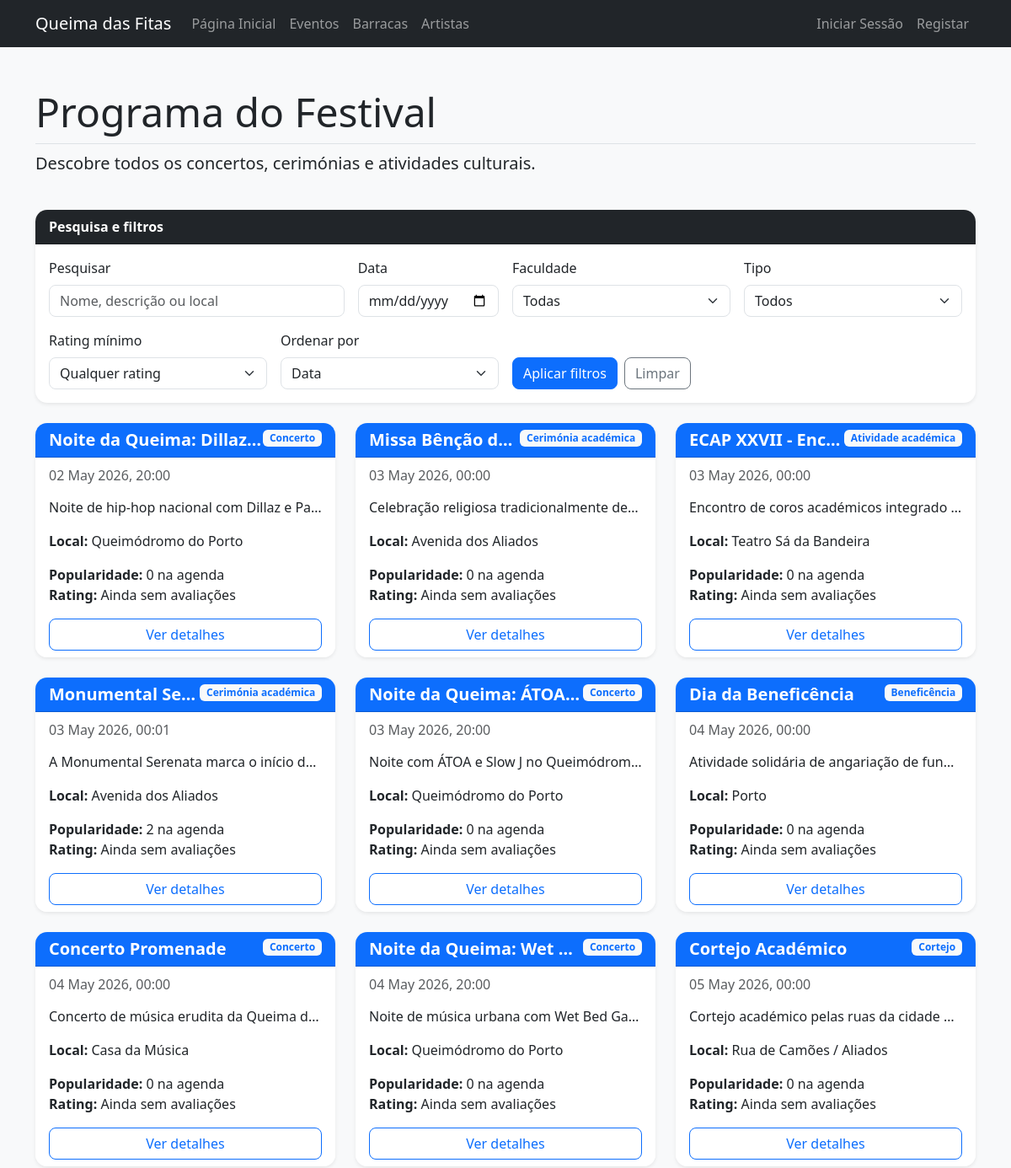
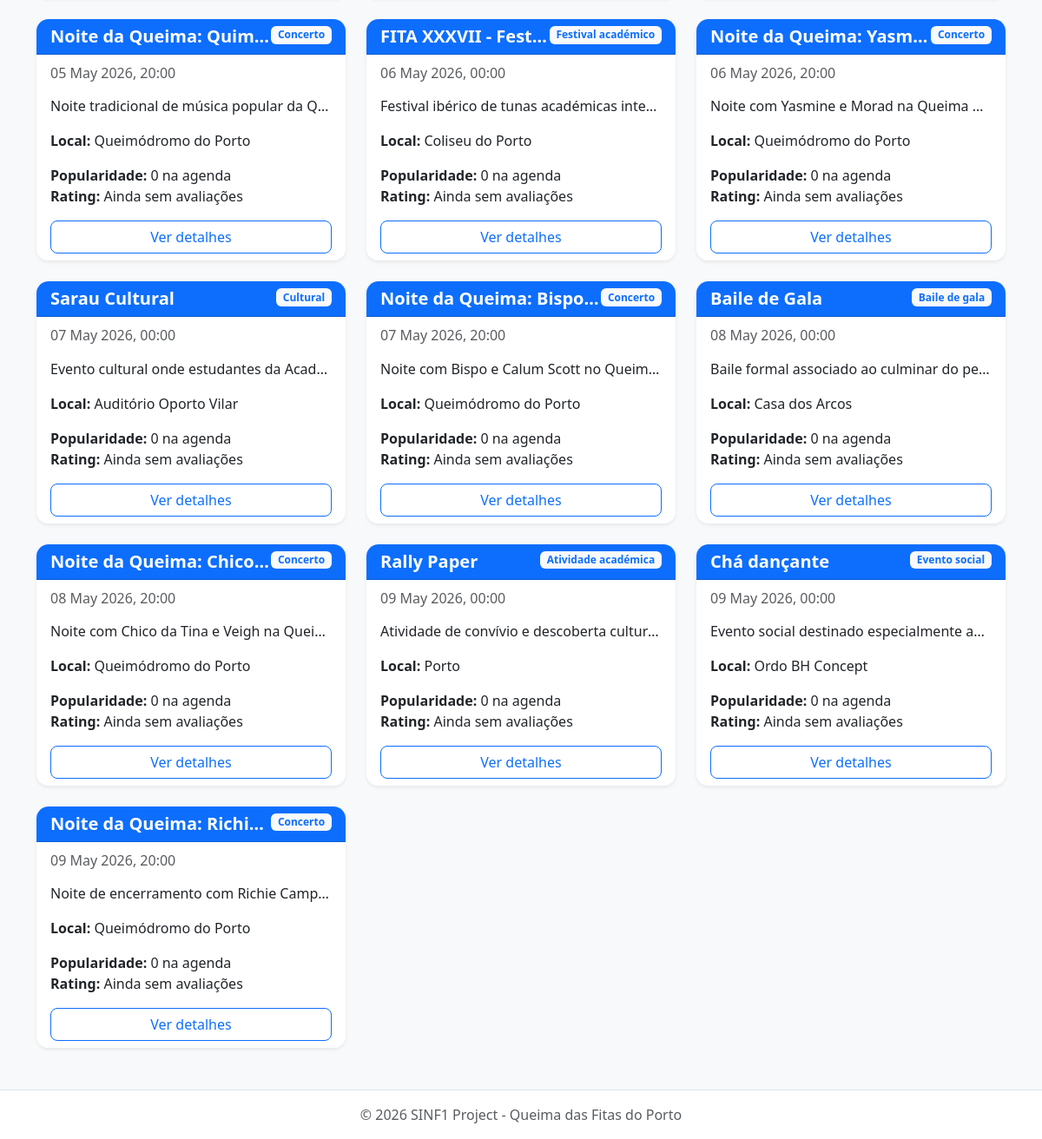
Page /public/UserInterface/events.php on the committed database (2 pictures, top to bottom).
### tables this page shows
CREATE TABLE `event` (
  `id_event` int(11) NOT NULL,
  `name` varchar(100) NOT NULL,
  `description` text DEFAULT NULL,
  `event_date` datetime NOT NULL,
  `location` varchar(100) NOT NULL,
  `event_type` varchar(50) NOT NULL,
  `id_tent` int(11) DEFAULT NULL
);

### src/bll/BusinessLogicLayer.php (called while the page is built, shortened)
<?php
require_once __DIR__ . '/../dal/DataAccessLayer.php';
class BusinessLogicLayer {
    private $dal;
    public function __construct() {
        $this->dal = new DataAccessLayer();
    }
    public function getFilteredEvents($filters = []) {
        $allowedSorts = ['date', 'popularity', 'rating'];
        $sortBy = $filters['sort'] ?? 'date';
        $orderBy = "e.event_date ASC";
        $params = [];
        $types = "";
        $search = trim($filters['search'] ?? '');
        $date = trim($filters['date'] ?? '');
        $facultyId = intval($filters['faculty_id'] ?? 0);
        $eventType = trim($filters['event_type'] ?? '');
        $minimumRating = intval($filters['minimum_rating'] ?? 0);
        $whereSql = "";
        $query = "SELECT
                    e.*,
                    t.name AS tent_name,
                    f.name AS faculty_name,
                    f.acronym AS faculty_acronym,
                    COALESCE(pa_stats.popularity_count, 0) AS popularity_count,
                    COALESCE(rating_stats.average_rating, 0) AS average_rating,
                    COALESCE(rating_stats.rating_count, 0) AS rating_count
                  FROM event e
                  LEFT JOIN tent t ON e.id_tent = t.id_tent
                  LEFT JOIN faculty f ON t.id_faculty = f.id_faculty
                  LEFT JOIN (
                      SELECT id_event, COUNT(*) AS popularity_count
                      FROM personalagenda
                      GROUP BY id_event
                  ) pa_stats ON e.id_event = pa_stats.id_event
                  LEFT JOIN (
                      SELECT id_event, AVG(score) AS average_rating, COUNT(*) AS rating_count
                      FROM rating
                      WHERE id_event IS NOT NULL
                      GROUP BY id_event
                  ) rating_stats ON e.id_event = rating_stats.id_event
                  $whereSql
                  ORDER BY $orderBy";
        return $this->dal->executeSelect($query, $params, $types);
    }
}
?>

### src/dal/DataAccessLayer.php (called while the page is built, shortened)
<?php
class DataAccessLayer {
    private $conn;
    public function __construct() {
        $this->conn = new mysqli(DB_HOST, DB_USER, DB_PASS, DB_NAME);
        $this->conn->set_charset("utf8mb4");
    }
    public function executeSelect($query, $params = [], $types = "") {
        $stmt = $this->conn->prepare($query);
        if ($params) {
            $stmt->bind_param($types, ...$params);
        }
        $stmt->execute();
        $result = $stmt->get_result();
        $data = $result->fetch_all(MYSQLI_ASSOC);
        return $data;
    }
}
?>

### public/UserInterface/events.php (the view, shortened to what this page needs)
<?php
include '../includes/header_ui.php';
$sortBy = $_GET['sort'] ?? 'date';
$filters = [
    'search' => trim($_GET['search'] ?? ''),
    'date' => trim($_GET['date'] ?? ''),
    'faculty_id' => intval($_GET['faculty_id'] ?? 0),
    'event_type' => trim($_GET['event_type'] ?? ''),
    'minimum_rating' => intval($_GET['minimum_rating'] ?? 0),
    'sort' => $sortBy
];
$events = $bll->getFilteredEvents($filters);
?>
<div class="row mb-4">
    <div class="col-12">
        <h1 class="display-5 border-bottom pb-2">Programa do Festival</h1>
        <p class="lead">Descobre todos os concertos, cerimónias e atividades culturais.</p>
    </div>
</div>
<div class="card shadow-sm border-0 mb-4">
    <div class="card-header bg-dark text-white">
        Pesquisa e filtros
    </div>
    <div class="card-body">
        <form method="GET" action="events.php">
            <div class="row g-3">
                <div class="col-md-4">
                    <label for="search" class="form-label">Pesquisar</label>
                    <input
                        type="text"
                        id="search"
                        name="search"
                        class="form-control"
                        placeholder="Nome, descrição ou local"
                        value="<?php echo htmlspecialchars($filters['search']); ?>"
                    >
                </div>
                <div class="col-md-2">
                    <label for="date" class="form-label">Data</label>
                    <input
                        type="date"
                        id="date"
                        name="date"
                        class="form-control"
                        value="<?php echo htmlspecialchars($filters['date']); ?>"
                    >
                </div>
                <div class="col-md-3">
                    <label for="faculty_id" class="form-label">Faculdade</label>
                    <select id="faculty_id" name="faculty_id" class="form-select">
                        <option value="0">Todas</option>
                    </select>
                </div>
                <div class="col-md-3">
                    <label for="event_type" class="form-label">Tipo</label>
                    <select id="event_type" name="event_type" class="form-select">
                        <option value="">Todos</option>
                    </select>
                </div>
                <div class="col-md-3">
                    <label for="minimum_rating" class="form-label">Rating mínimo</label>
                    <select id="minimum_rating" name="minimum_rating" class="form-select">
                        <option value="0">Qualquer rating</option>
                    </select>
                </div>
                <div class="col-md-3">
                    <label for="sort" class="form-label">Ordenar por</label>
                    <select id="sort" name="sort" class="form-select">
                        <option value="date" <?php echo $sortBy === 'date' ? 'selected' : ''; ?>>Data</option>
                    </select>
                </div>
                <div class="col-md-6 d-flex align-items-end gap-2">
                    <button type="submit" class="btn btn-primary">
                        Aplicar filtros
                    </button>
                    <a href="events.php" class="btn btn-outline-secondary">
                        Limpar
                    </a>
                </div>
            </div>
        </form>
    </div>
</div>
<div class="row">
    <?php if ($events && count($events) > 0): ?>
        <?php foreach ($events as $event): ?>
            <div class="col-md-6 col-lg-4 mb-4">
                <div class="card event-card h-100 shadow-sm border-0">
                    <div class="card-header bg-primary text-white">
                        <span class="badge bg-light text-primary float-end">
                            <?php echo htmlspecialchars($event['event_type']); ?>
                        </span>
                        <h5 class="mb-0 text-truncate" title="<?php echo htmlspecialchars($event['name']); ?>">
                            <?php echo htmlspecialchars($event['name']); ?>
                        </h5>
                    </div>
                    <div class="card-body">
                        <h6 class="card-subtitle mb-3 text-muted">
                            <?php echo date('d M Y, H:i', strtotime($event['event_date'])); ?>
                        </h6>
                        <p class="card-text text-truncate" style="max-height: 3rem;">
                            <?php echo htmlspecialchars($event['description']); ?>
                        </p>
                        <p class="card-text mb-0">
                            <strong>Local:</strong> <?php echo htmlspecialchars($event['location']); ?>
                        </p>
                        <p class="card-text mb-0 mt-3">
                            <strong>Popularidade:</strong>
                            <?php echo (int)($event['popularity_count'] ?? 0); ?> na agenda
                        </p>
                        <p class="card-text mb-0">
                            <strong>Rating:</strong>
                            <?php if (!empty($event['rating_count'])): ?>
                                <?php echo number_format((float)$event['average_rating'], 1); ?>/5
                            <?php else: ?>
                                Ainda sem avaliações
                            <?php endif; ?>
                        </p>
                    </div>
                    <div class="card-footer bg-white border-top-0 pt-0">
                        <a href="event_detail.php?id=<?php echo $event['id_event']; ?>" class="btn btn-outline-primary w-100">
                            Ver detalhes
                        </a>
                    </div>
                </div>
            </div>
        <?php endforeach; ?>
    <?php endif; ?>
</div>
<?php include '../includes/footer.php'; ?>

### public/css/style.css (style rules this page uses)
body { background-color: #f8f9fa; color: #212529; }
h1, h2, h3, h4, h5 { font-weight: 600; }
.card { border-radius: 14px; overflow: hidden; }
.card-header { font-weight: 600; }
.event-card, .tent-card, .artist-card { transition: transform 0.2s ease, box-shadow 0.2s ease; }
.btn { border-radius: 8px; }
.form-control, .form-select { border-radius: 8px; }

### rows in the picture
event: event_type "Concerto", name "Noite da Queima: Dillaz…", event_date "02 May 2026, 20:00", description "Noite de hip-hop nacional com Dillaz e Pa…", location "Queimódromo do Porto", popularity_count "0"
event: event_type "Cerimónia académica", name "Missa Bênção d…", event_date "03 May 2026, 00:00", description "Celebração religiosa tradicionalmente de…", location "Avenida dos Aliados", popularity_count "0"
event: event_type "Atividade académica", name "ECAP XXVII - Enc…", event_date "03 May 2026, 00:00", description "Encontro de coros académicos integrado…", location "Teatro Sá da Bandeira", popularity_count "0"
event: event_type "Cerimónia académica", name "Monumental Se…", event_date "03 May 2026, 00:01", description "A Monumental Serenata marca o início d…", location "Avenida dos Aliados", popularity_count "2"
event: event_type "Concerto", name "Noite da Queima: ÁTOA…", event_date "03 May 2026, 20:00", description "Noite com ÁTOA e Slow J no Queimódrom…", location "Queimódromo do Porto", popularity_count "0"
event: event_type "Beneficência", name "Dia da Beneficência", event_date "04 May 2026, 00:00", description "Atividade solidária de angariação de fun…", location "Porto", popularity_count "0"
event: event_type "Concerto", name "Concerto Promenade", event_date "04 May 2026, 00:00", description "Concerto de música erudita da Queima d…", location "Casa da Música", popularity_count "0"
event: event_type "Concerto", name "Noite da Queima: Wet…", event_date "04 May 2026, 20:00", description "Noite de música urbana com Wet Bed Ga…", location "Queimódromo do Porto", popularity_count "0"
event: event_type "Cortejo", name "Cortejo Académico", event_date "05 May 2026, 00:00", description "Cortejo académico pelas ruas da cidade…", location "Rua de Camões / Aliados", popularity_count "0"
event: event_type "Concerto", name "Noite da Queima: Quim…", event_date "05 May 2026, 20:00", description "Noite tradicional de música popular da Q…", location "Queimódromo do Porto", popularity_count "0"
event: event_type "Festival académico", name "FITA XXXVII - Fest…", event_date "06 May 2026, 00:00", description "Festival ibérico de tunas académicas inte…", location "Coliseu do Porto", popularity_count "0"
event: event_type "Concerto", name "Noite da Queima: Yasm…", event_date "06 May 2026, 20:00", description "Noite com Yasmine e Morad na Queima…", location "Queimódromo do Porto", popularity_count "0"
event: event_type "Cultural", name "Sarau Cultural", event_date "07 May 2026, 00:00", description "Evento cultural onde estudantes da Acad…", location "Auditório Oporto Vilar", popularity_count "0"
event: event_type "Concerto", name "Noite da Queima: Bispo…", event_date "07 May 2026, 20:00", description "Noite com Bispo e Calum Scott no Queim…", location "Queimódromo do Porto", popularity_count "0"
event: event_type "Baile de gala", name "Baile de Gala", event_date "08 May 2026, 00:00", description "Baile formal associado ao culminar do pe…", location "Casa dos Arcos", popularity_count "0"
event: event_type "Concerto", name "Noite da Queima: Chico…", event_date "08 May 2026, 20:00", description "Noite com Chico da Tina e Veigh na Quei…", location "Queimódromo do Porto", popularity_count "0"
event: event_type "Atividade académica", name "Rally Paper", event_date "09 May 2026, 00:00", description "Atividade de convívio e descoberta cultur…", location "Porto", popularity_count "0"
event: event_type "Evento social", name "Chá dançante", event_date "09 May 2026, 00:00", description "Evento social destinado especialmente a…", location "Ordo BH Concept", popularity_count "0"
event: event_type "Concerto", name "Noite da Queima: Richi…", event_date "09 May 2026, 20:00", description "Noite de encerramento com Richie Camp…", location "Queimódromo do Porto", popularity_count "0"
